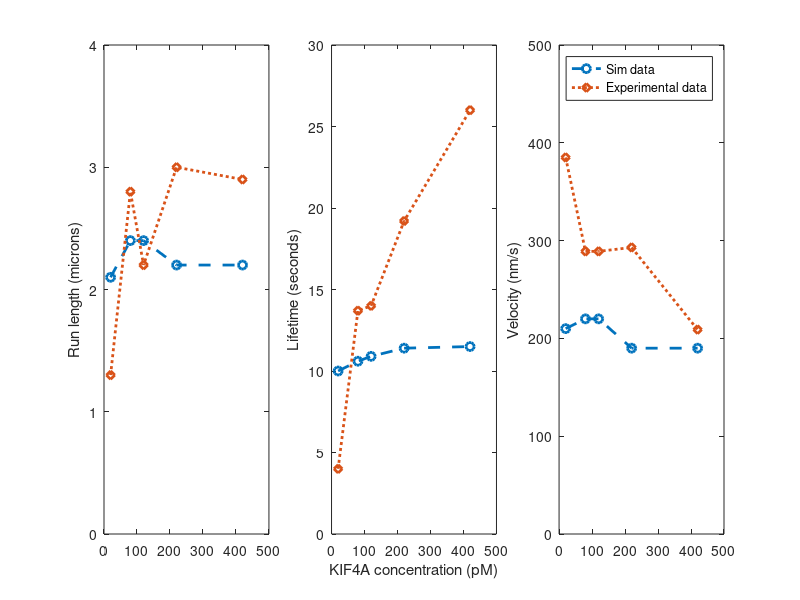

Write the MATLAB code that produced this figure.
concentrations = [20,80,120,220,420];
runlengths = [2.1, 2.4, 2.4, 2.2 , 2.2];
lifetimes = [10.0, 10.6, 10.9, 11.4, 11.5];
velocities = [210, 220, 220, 190, 190];

exp_runlengths = [1.3, 2.8, 2.2, 3.0, 2.9];
exp_lifetimes = [4.0, 13.7, 14., 19.2, 26.0];
exp_velocities = [385, 289, 289, 293, 209];

fig1 = figure();
set(fig1, 'Position', [50, 50, 2*720, 2*240])
    
subplot(1, 3, 1)
plot(concentrations, runlengths, '--o','LineWidth', 2);
hold on
plot(concentrations, exp_runlengths, ':d','LineWidth', 2);
ylabel('Run length (microns)');
ylim([0 4]);
%xlabel('KIF4A concentration (pM)');
subplot(1, 3, 2)
plot(concentrations, lifetimes, '--o', 'LineWidth', 2);
hold on
plot(concentrations, exp_lifetimes, ':d','LineWidth', 2);
ylabel('Lifetime (seconds)');
ylim([0 30]);
xlabel('KIF4A concentration (pM)');
subplot(1, 3, 3)
plot(concentrations, velocities, '--o', 'LineWidth', 2);
hold on
plot(concentrations, exp_velocities, ':d','LineWidth', 2);
ylabel('Velocity (nm/s)');
ylim([0 500]);
legend({'Sim data', 'Experimental data'});
%xlabel('KIF4A concentration (pM)');
